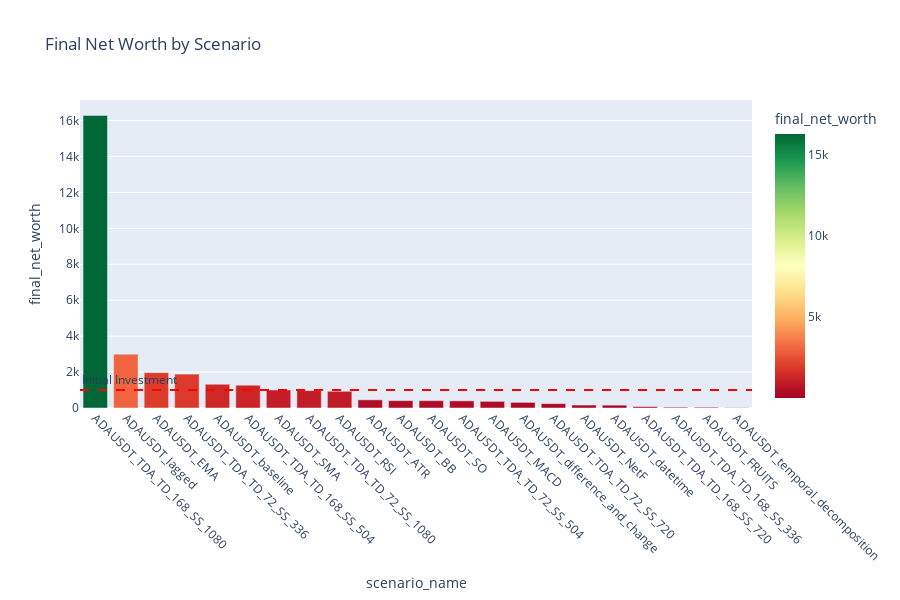

Source (notebook cell):
### Markdown cell above
## Visualizations

### Code cell
# 1. Final Net Worth by Scenario
fig = px.bar(df.sort_values('final_net_worth', ascending=False), 
             x='scenario_name', y='final_net_worth', 
             title='Final Net Worth by Scenario',
             color='final_net_worth',
             color_continuous_scale='RdYlGn')
fig.add_hline(y=1000, line_dash="dash", line_color="red", 
              annotation_text="Initial Investment", annotation_position="top left")
fig.update_xaxes(tickangle=45)
fig.update_layout(height=600)
fig.show()

### Figure 1 — Plotly figure (JSON) as saved in the notebook; plotly's stock layout.template omitted (floating-point values rounded to 4 significant figures)
{"data": [{"hovertemplate": "scenario_name=%{x}<br>final_net_worth=%{marker.color}<extra></extra>", "legendgroup": "", "marker": {"color": [16290.0, 2998.0, 1971.0, 1886.0, 1322.0, 1269.0, 1003.0, 969.1, 929.7, 454.7, 411.0, 408.9, 396.2, 371.4, 312.2, 242.5, 163.4, 157.7, 77.1, 43.71, 41.43, 15.73], "coloraxis": "coloraxis", "pattern": {"shape": ""}}, "name": "", "orientation": "v", "showlegend": false, "textposition": "auto", "type": "bar", "x": ["ADAUSDT_TDA_TD_168_SS_1080", "ADAUSDT_lagged", "ADAUSDT_EMA", "ADAUSDT_TDA_TD_72_SS_336", "ADAUSDT_baseline", "ADAUSDT_TDA_TD_168_SS_504", "ADAUSDT_SMA", "ADAUSDT_TDA_TD_72_SS_1080", "ADAUSDT_RSI", "ADAUSDT_ATR", "ADAUSDT_BB", "ADAUSDT_SO", "ADAUSDT_TDA_TD_72_SS_504", "ADAUSDT_MACD", "ADAUSDT_difference_and_change", "ADAUSDT_TDA_TD_72_SS_720", "ADAUSDT_NetF", "ADAUSDT_datetime", "ADAUSDT_TDA_TD_168_SS_720", "ADAUSDT_TDA_TD_168_SS_336", "ADAUSDT_FRUITS", "ADAUSDT_temporal_decomposition"], "xaxis": "x", "y": [16290.0, 2998.0, 1971.0, 1886.0, 1322.0, 1269.0, 1003.0, 969.1, 929.7, 454.7, 411.0, 408.9, 396.2, 371.4, 312.2, 242.5, 163.4, 157.7, 77.1, 43.71, 41.43, 15.73], "yaxis": "y"}], "layout": {"annotations": [{"showarrow": false, "text": "Initial Investment", "x": 0, "xanchor": "left", "xref": "x domain", "y": 1000, "yanchor": "bottom", "yref": "y"}], "barmode": "relative", "coloraxis": {"colorbar": {"title": {"text": "final_net_worth"}}, "colorscale": [[0, "rgb(165,0,38)"], [0.1, "rgb(215,48,39)"], [0.2, "rgb(244,109,67)"], [0.3, "rgb(253,174,97)"], [0.4, "rgb(254,224,139)"], [0.5, "rgb(255,255,191)"], [0.6, "rgb(217,239,139)"], [0.7, "rgb(166,217,106)"], [0.8, "rgb(102,189,99)"], [0.9, "rgb(26,152,80)"], [1, "rgb(0,104,55)"]]}, "height": 600, "legend": {"tracegroupgap": 0}, "shapes": [{"line": {"color": "red", "dash": "dash"}, "type": "line", "x0": 0, "x1": 1, "xref": "x domain", "y0": 1000, "y1": 1000, "yref": "y"}], "title": {"text": "Final Net Worth by Scenario"}, "xaxis": {"anchor": "y", "domain": [0, 1], "tickangle": 45, "title": {"text": "scenario_name"}}, "yaxis": {"anchor": "x", "domain": [0, 1], "title": {"text": "final_net_worth"}}}}
